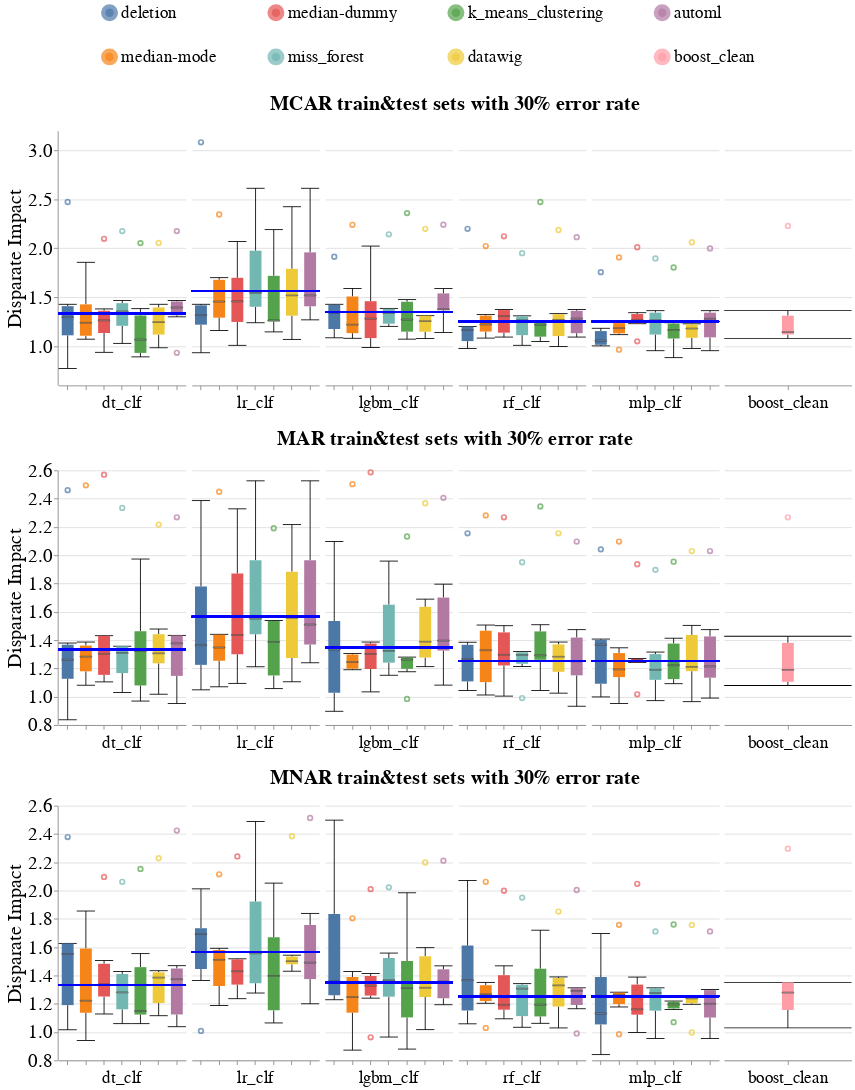

The notebook cell saved with this chart:
### Code cell
create_box_plots_for_diff_imputers_and_models_exp1(dataset_name=DATASET_NAME,
                                                   metric_name='Disparate_Impact',
                                                   group=SENSITIVE_ATTR_FOR_DISPARITY_METRICS,
                                                   db_client=db_client,
                                                   evaluation_scenarios=['exp1_mcar3', 'exp1_mar3', 'exp1_mnar3'])

### Figure 1 — Vega-Lite specification as saved in the notebook (floating-point values rounded to 4 significant figures; data arrays with more than 128 entries replaced by an {"elided": "..."} marker saying what was removed)
{"config": {"view": {"continuousWidth": 400, "continuousHeight": 300, "stroke": null}, "axis": {"labelFontSize": 22, "labelFontWeight": "normal", "titleFontSize": 24, "titleFontWeight": "normal"}, "facet": {"spacing": 5}, "header": {"labelFontSize": 20, "labelOrient": "bottom", "labelPadding": 5, "titleFontSize": 24}, "legend": {"columns": 4, "direction": "vertical", "labelFontSize": 20, "labelLimit": 400, "orient": "top", "symbolOffset": 50, "symbolStrokeWidth": 10, "titleAnchor": "middle", "titleFontSize": 22, "titleLimit": 300}, "title": {"fontSize": 24}}, "vconcat": [{"data": {"name": "data-9ccb78107024ad0621a8facb736c822f"}, "facet": {"column": {"field": "Model_Name", "sort": ["dt_clf", "lr_clf", "lgbm_clf", "rf_clf", "mlp_clf"], "title": "MCAR train&test sets with 30% error rate", "type": "nominal"}}, "spec": {"layer": [{"mark": {"type": "boxplot", "median": {"stroke": "black", "strokeWidth": 0.7}, "ticks": true}, "encoding": {"color": {"field": "Null_Imputer_Name", "sort": ["deletion", "median-mode", "median-dummy", "miss_forest", "k_means_clustering", "datawig", "automl", "boost_clean"], "title": null, "type": "nominal"}, "x": {"axis": {"labels": false}, "field": "Null_Imputer_Name", "sort": ["deletion", "median-mode", "median-dummy", "miss_forest", "k_means_clustering", "datawig", "automl", "boost_clean"], "title": null, "type": "nominal"}, "y": {"field": "Metric_Value", "scale": {"zero": false}, "title": "Disparate Impact", "type": "quantitative"}}}, {"mark": "rule", "encoding": {"color": {"value": "blue"}, "size": {"value": 2}, "y": {"field": "Baseline_Median", "type": "quantitative"}}}], "width": 150}, "resolve": {"scale": {"x": "independent"}}}, {"data": {"name": "data-7fe60379a1c3aef436869f117e3f9fbe"}, "facet": {"column": {"field": "Model_Name", "sort": ["dt_clf", "lr_clf", "lgbm_clf", "rf_clf", "mlp_clf"], "title": "MAR train&test sets with 30% error rate", "type": "nominal"}}, "spec": {"layer": [{"mark": {"type": "boxplot", "median": {"stroke": "black", "strokeWidth": 0.7}, "ticks": true}, "encoding": {"color": {"field": "Null_Imputer_Name", "sort": ["deletion", "median-mode", "median-dummy", "miss_forest", "k_means_clustering", "datawig", "automl", "boost_clean"], "title": null, "type": "nominal"}, "x": {"axis": {"labels": false}, "field": "Null_Imputer_Name", "sort": ["deletion", "median-mode", "median-dummy", "miss_forest", "k_means_clustering", "datawig", "automl", "boost_clean"], "title": null, "type": "nominal"}, "y": {"field": "Metric_Value", "scale": {"zero": false}, "title": "Disparate Impact", "type": "quantitative"}}}, {"mark": "rule", "encoding": {"color": {"value": "blue"}, "size": {"value": 2}, "y": {"field": "Baseline_Median", "type": "quantitative"}}}], "width": 150}, "resolve": {"scale": {"x": "independent"}}}, {"data": {"name": "data-a5f17256378d8ac3fd0bda1be865ca48"}, "facet": {"column": {"field": "Model_Name", "sort": ["dt_clf", "lr_clf", "lgbm_clf", "rf_clf", "mlp_clf"], "title": "MNAR train&test sets with 30% error rate", "type": "nominal"}}, "spec": {"layer": [{"mark": {"type": "boxplot", "median": {"stroke": "black", "strokeWidth": 0.7}, "ticks": true}, "encoding": {"color": {"field": "Null_Imputer_Name", "sort": ["deletion", "median-mode", "median-dummy", "miss_forest", "k_means_clustering", "datawig", "automl", "boost_clean"], "title": null, "type": "nominal"}, "x": {"axis": {"labels": false}, "field": "Null_Imputer_Name", "sort": ["deletion", "median-mode", "median-dummy", "miss_forest", "k_means_clustering", "datawig", "automl", "boost_clean"], "title": null, "type": "nominal"}, "y": {"field": "Metric_Value", "scale": {"zero": false}, "title": "Disparate Impact", "type": "quantitative"}}}, {"mark": "rule", "encoding": {"color": {"value": "blue"}, "size": {"value": 2}, "y": {"field": "Baseline_Median", "type": "quantitative"}}}], "width": 150}, "resolve": {"scale": {"x": "independent"}}}], "resolve": {"scale": {"x": "independent"}}, "$schema": "https://vega.github.io/schema/vega-lite/v4.17.0.json", "datasets": {"data-9ccb78107024ad0621a8facb736c822f": {"elided": "216 records"}, "data-7fe60379a1c3aef436869f117e3f9fbe": {"elided": "216 records"}, "data-a5f17256378d8ac3fd0bda1be865ca48": {"elided": "216 records"}}}
